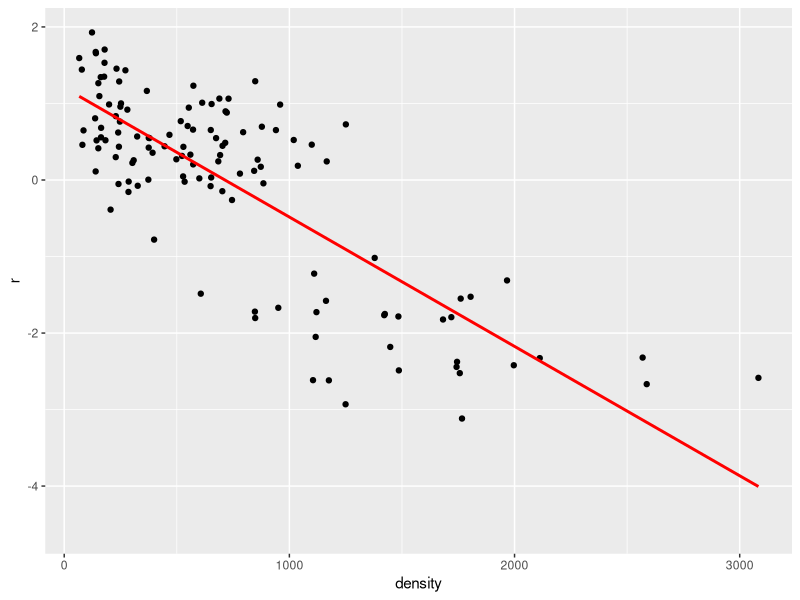
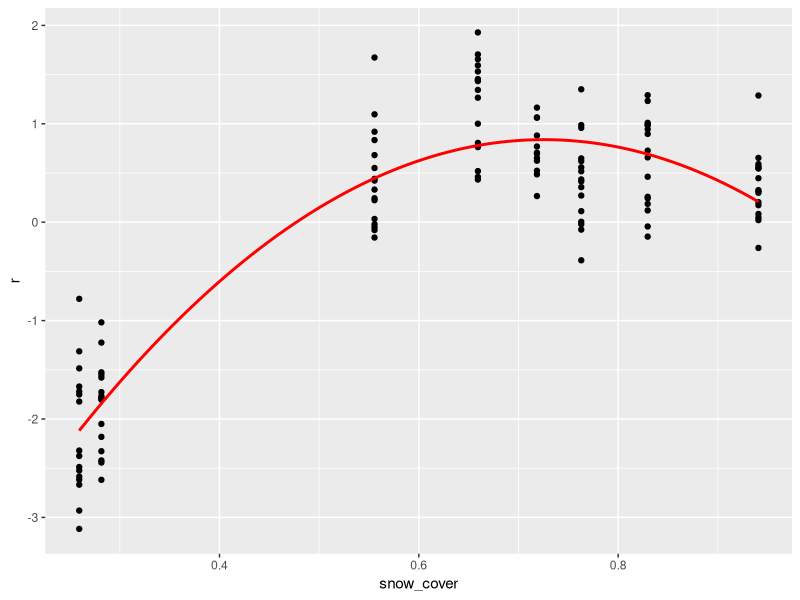
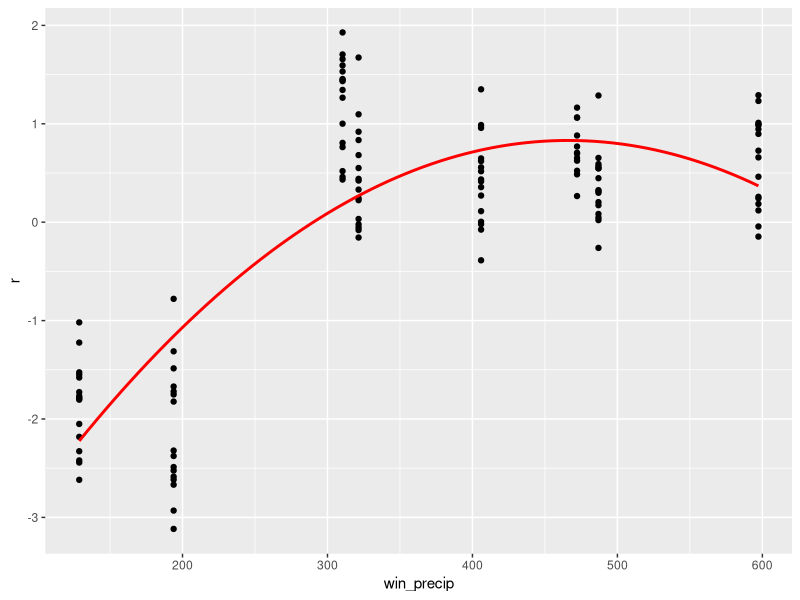
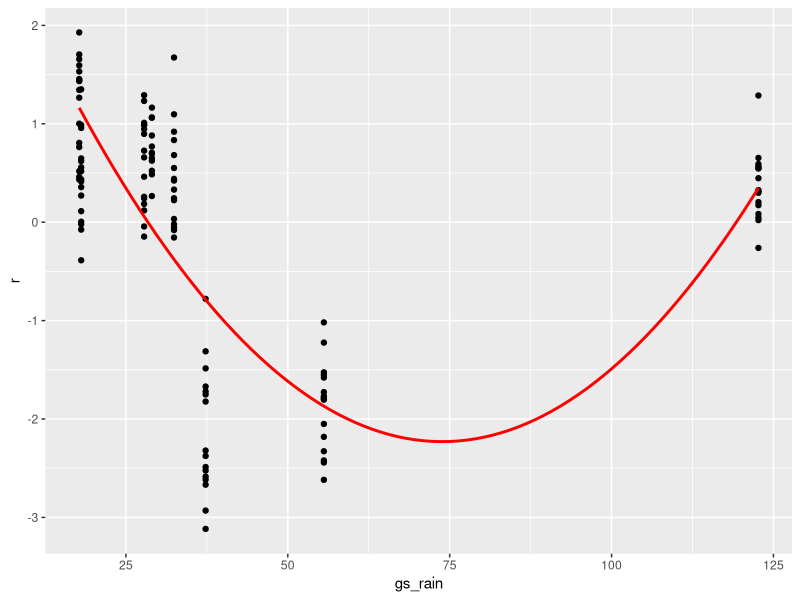

Here is the R script that generated these plots, in order:
## ---- chunk 1
knitr::opts_chunk$set(echo = TRUE)
## ---- chunk 2
# Preliminaries -----------------------------------------------------------
library(tidyverse)

# Get input data ----------------------------------------------------------
df <- read.csv(file="../CleanData/CleanBromusData.csv",comment.char="#")
df <- df[,-ncol(df)]                 # remove empty final column
df_clean <- df[complete.cases(df),]  # remove 4 missing lambda

df_preds <- df_clean[,8:18]           # create dataframe of predictor variables
df_clean$r <- log(df_clean$Lambda)    # create response variable r from log(lambda)
## ---- chunk 3
# Function Model Fit ------------------------------------------------------
# inputs: response variable, predictor variable
# outputs: adjusted r2 for linear and quadratic regression models

quad_fit <- function(x=df_clean$Snow.Cover, y=df_clean$r){
  M1 <- summary(lm(y~x))
  M2 <- summary(lm(y~poly(x,2)))
  return(c(M1$adj.r.squared,M2$adj.r.squared))
}
# -------------------------------------------------------------------------
# map all predictor variables to quad_fit
summary_df <- map(df_preds,quad_fit,y=df_clean$r)

# put into a summary data frame and add column labels
summary_df <- t(bind_rows(summary_df))
colnames(summary_df) <- c("Linear","Quadratic")
# -------------------------------------------------------------------------
## ---- chunk 4
print(summary_df)
## ---- chunk 5
# best variables are:
# snow.cover (6)
# density (1)
# winter precip total. (11) 
# grow season precip rain (3)

best_preds <- df_preds[,c(6,1,11,3)]
  
y <- df_clean$r
x_1 <- best_preds[,1]
x_2 <- best_preds[,2]
x_3 <- best_preds[,3]
x_4 <- best_preds[,4]

final_df <- data.frame(r=y,
                       snow_cover=x_1,
                       density=x_2,
                       win_precip <- x_3,
                       gs_rain <- x_4)

model_dd <- summary(lm(data=final_df,r~density))
print(model_dd)
ggplot(data=final_df,aes(x=density,y=r)) +
  geom_point() +
  stat_smooth(method="lm", se=TRUE, fill=NA,
                formula=y ~ poly(x, 1, raw=TRUE),colour="red") 
## ---- chunk 6
model_snow_cover <- summary(lm(data=final_df,r~poly(snow_cover,2)))
print(model_snow_cover)
ggplot(data=final_df,aes(x=snow_cover,y=r)) +
  geom_point() +
  stat_smooth(method="lm", se=TRUE, fill=NA,
                formula=y ~ poly(x, 2, raw=TRUE),colour="red") 
## ---- chunk 7
model_win_precip <- summary(lm(data=final_df,r~poly(win_precip,2)))
print(model_win_precip)
ggplot(data=final_df,aes(x=win_precip,y=r)) +
  geom_point() +
  stat_smooth(method="lm", se=TRUE, fill=NA,
                formula=y ~ poly(x, 2, raw=TRUE),colour="red") 
## ---- chunk 8
model_gs_rain <- summary(lm(data=final_df,r~poly(gs_rain,2)))
print(model_gs_rain)
ggplot(data=final_df,aes(x=gs_rain,y=r)) +
  geom_point() +
  stat_smooth(method="lm", se=TRUE, fill=NA,
                formula=y ~ poly(x, 2, raw=TRUE),colour="red") 
## ---- chunk 9
model_saturated <- summary(lm(data=final_df,r~poly(gs_rain,2) +
                                              poly(density,1) +
                                              poly(snow_cover,2) +
                                              poly(win_precip,2)))
                                              
print(model_saturated)
